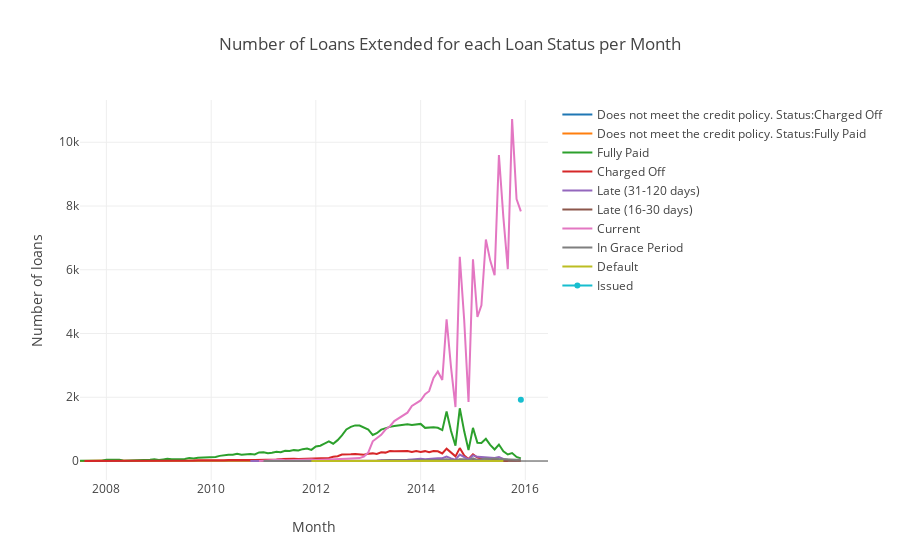

Source (notebook cell):
### Markdown cell above
Seeing the increasing trend of annual income of borrowers, I felt this could be a possible reason for reduced number of defaults over time.

### Code cell
count_status = raw_data.groupby(['apply_date','status'])['id'].count().reset_index().sort_values(by='apply_date')

data = []
for cat in count_status.status.unique():
    data.append(
    go.Scatter(x=count_status[count_status.status==cat].apply_date, 
            y=count_status[count_status.status==cat].id,
             name = cat))

layout = dict(
    title = "Number of Loans Extended for each Loan Status per Month",
    xaxis=dict(
        title='Month'
    ),
    yaxis=dict(
        title='Number of loans'
    )
)

fig = dict(data=data, layout=layout)
iplot(fig)
